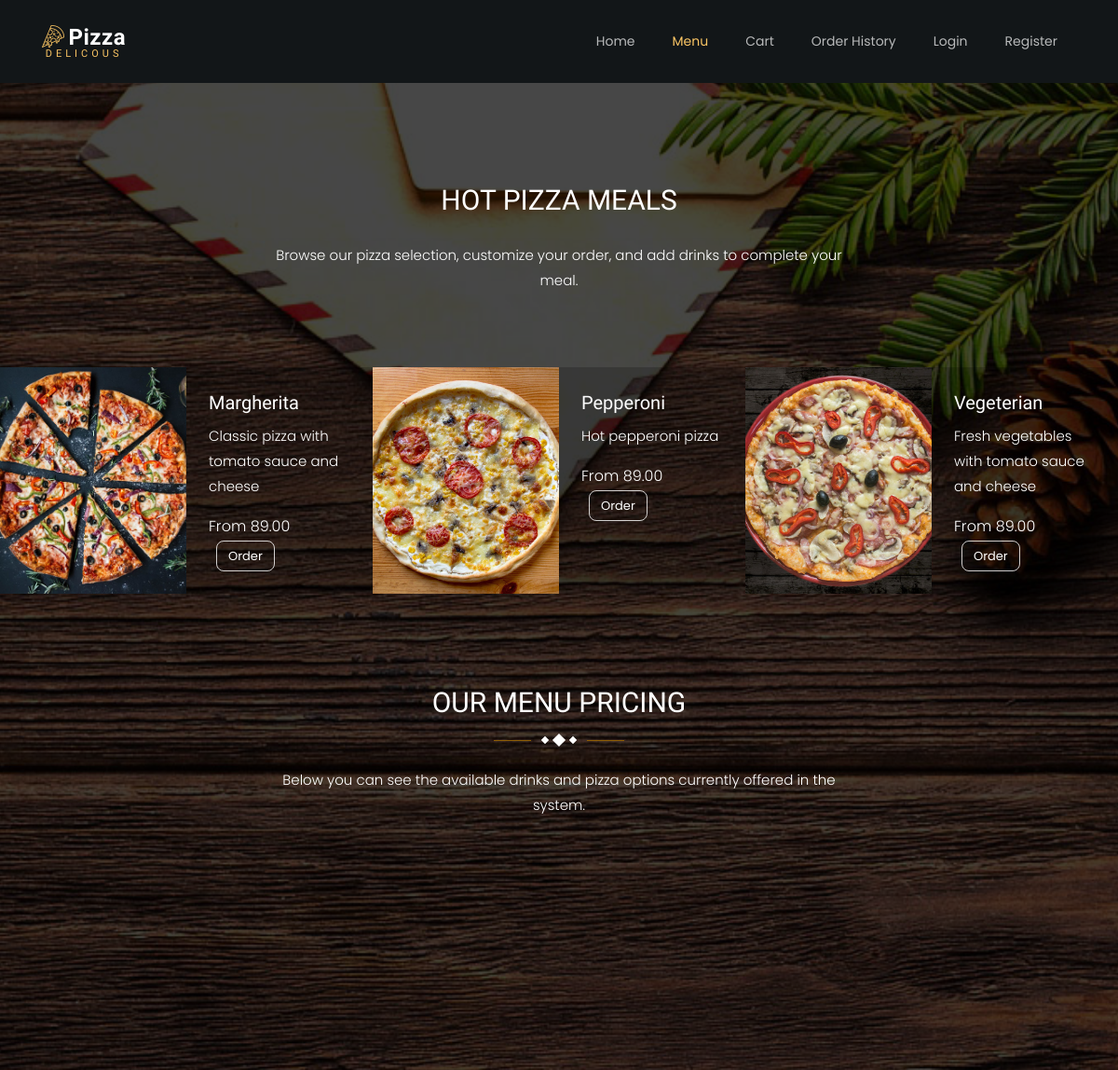
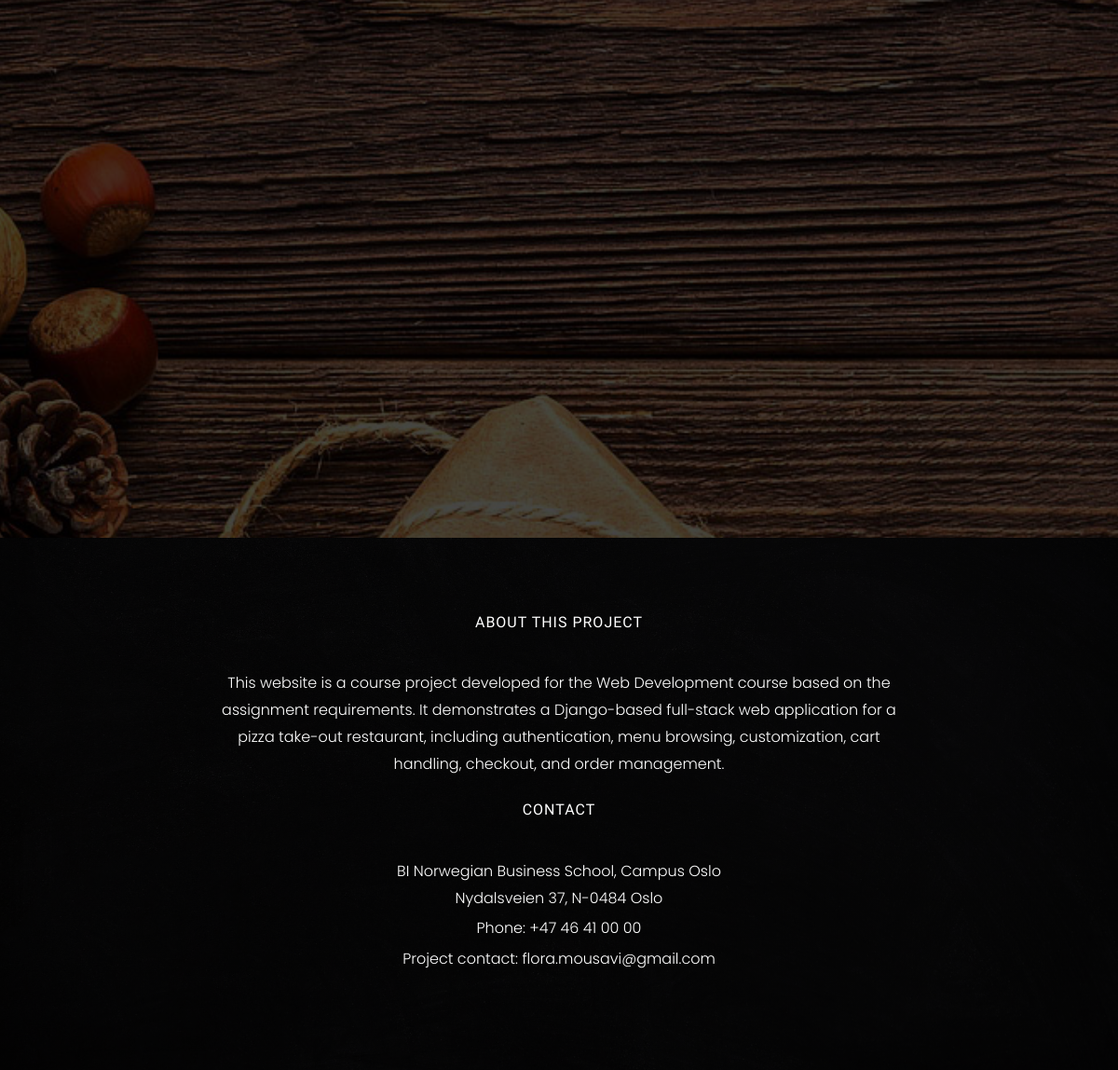
The app's page /menu/ with its own data (2 pictures, top to bottom).
### menu/models.py (models this page shows, shortened)
class Pizza(models.Model):
    name = models.CharField(max_length=100, unique=True)
    description = models.TextField(blank=True)
    image_url = models.URLField(blank=True)
    available = models.BooleanField(default=True)
    allowed_toppings = models.ManyToManyField(Topping, blank=True, related_name="pizzas")
    @property
    def display_image_path(self):
        if self.id:
            image_number = ((self.id - 1) % 6) + 1
        else:
            image_number = 1
        return f"pizza_template/images/pizza-{image_number}.jpg"

class PizzaSize(models.Model):
    name = models.CharField(max_length=20, unique=True)
    price = models.DecimalField(max_digits=6, decimal_places=2)
    topping_extra_price = models.DecimalField(max_digits=6, decimal_places=2)

### menu/views.py (the view)
# urls.py: path("menu/", views.menu_list, name="menu_list"),
def menu_list(request):
    pizzas = Pizza.objects.filter(available=True)
    drinks = Drink.objects.filter(available=True)
    sizes = PizzaSize.objects.all().order_by("price")
    lowest_price = sizes.first()
    context = {
        "pizzas": pizzas,
        "drinks": drinks,
        "lowest_price": lowest_price,
    }
    return render(request, "menu/menu_list.html", context)

### menu/templates/menu/menu_list.html (shortened to what this page needs)
{% extends "base.html" %}
{% load static %}
{% block content %}
<section class="ftco-section">
    <div class="container">
        <div class="row justify-content-center mb-5 pb-3">
            <div class="col-md-7 heading-section ftco-animate text-center menu-page-title">
                <h2 class="mb-4">Hot Pizza Meals</h2>
                <p>Browse our pizza selection, customize your order, and add drinks to complete your meal.</p>
            </div>
        </div>
    </div>
    <div class="container-wrap">
        <div class="row no-gutters d-flex">
            {% for pizza in pizzas %}
                <div class="col-lg-4 d-flex ftco-animate">
                    <div class="services-wrap d-flex">
                        <a href="{% url 'menu:pizza_detail' pizza.id %}"
                           class="img"
                           style="background-image: url('{% static pizza.display_image_path %}');">
                        </a>
                        <div class="text p-4">
                            <h3>{{ pizza.name }}</h3>
                            <p>{{ pizza.description }}</p>
                            <p class="price">
                            <span>
                                {% if lowest_price %}
                                    From {{ lowest_price.price }}
                                {% else %}
                                    Choose size
                                {% endif %}
                            </span>
                            <a href="{% url 'menu:pizza_detail' pizza.id %}" class="ml-2 btn btn-white btn-outline-white">
                                Order
                            </a>
                        </p>
                        </div>
                    </div>
                </div>
            {% empty %}
                <div class="col-12 text-center">
                    <p>No pizzas are available right now.</p>
                </div>
            {% endfor %}
        </div>
    </div>
    <div class="container">
        <div class="row justify-content-center mb-5 pb-3 mt-5 pt-5">
            <div class="col-md-7 heading-section ftco-animate text-center menu-page-title">
                <h2 class="mb-4">Our Menu Pricing</h2>
                <p class="flip"><span class="deg1"></span><span class="deg2"></span><span class="deg3"></span></p>
                <p class="mt-5">Below you can see the available drinks and pizza options currently offered in the system.</p>
            </div>
        </div>
        <div class="row">
            <div class="col-md-6">
            </div>
            <div class="col-md-6">
            </div>
        </div>
        <div class="row justify-content-center mb-5 pb-3 mt-5 pt-5">
        </div>
        <div class="row">
        </div>
    </div>
</section>
{% endblock %}

### static/css/style.css (style rules this page uses)
html, body { min-height: 100%; }
body { min-height: 100vh; }
body.site-bg { background-image: url("/static/pizza_template/images/bg_3.jpg") !important; background-size: cover !important; background-position: center center !important; background-attachment: fixed !important; background-repeat: no-repeat !important; background-color: #000000 !important; }
body.site-bg .ftco-section { background: rgba(0, 0, 0, 0.72) !important; }
.btn { border-radius: 8px; }
body.site-bg .ftco-section .heading-section h1, body.site-bg .ftco-section .heading-section h2, body.site-bg .ftco-section .heading-section h3, body.site-bg .ftco-section .heading-section p, body.site-bg .ftco-section .heading-section .subheading, body.site-bg .ftco-section .page-heading, body.site-bg .ftco-section .page-heading * { color: #ffffff !important; opacity: 1 !important; }
body.site-bg .ftco-section .heading-section .flip span, body.site-bg .ftco-section .page-heading .flip span { background: #ffffff !important; }

### menu/templates/menu/menu_list.html (style rules this page uses)
.menu-page-title, .menu-page-title * { color: #ffffff !important; }
.menu-page-title .flip span { background: #ffffff !important; }
.services-wrap .text h3, .services-wrap .text p, .services-wrap .price span { color: #ffffff !important; background: transparent !important; }
.services-wrap .btn.btn-white, .services-wrap .btn.btn-outline-white { color: #ffffff !important; background-color: transparent !important; }
.services-wrap .img, .pricing-entry .img { background-size: cover !important; background-position: center center !important; background-repeat: no-repeat !important; }
.ftco-section .menu-page-title h2, .ftco-section .menu-page-title p, .ftco-section .menu-page-title, .ftco-section .menu-page-title * { color: #ffffff !important; }

### records on screen
Pizza: name "Margherita", description "Classic pizza with tomato sauce and cheese"
PizzaSize: price "89.00"
Pizza: name "Pepperoni", description "Hot pepperoni pizza"
Pizza: name "Vegeterian", description "Fresh vegetables with tomato sauce and cheese"
